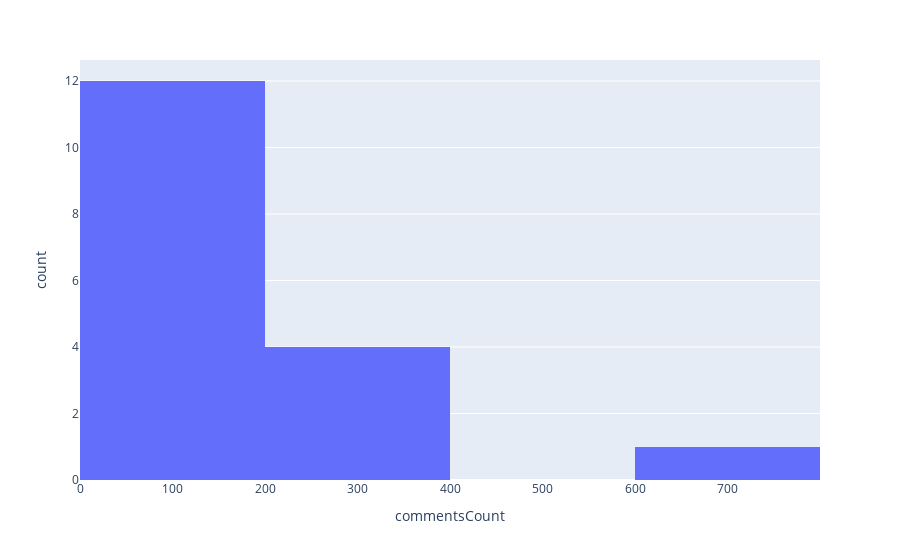

The notebook cell saved with this chart:
### Code cell
fig = px.histogram(lm_topcomments, x="commentsCount")
fig.show()

### Figure 1 — Plotly figure (JSON) as saved in the notebook; plotly's stock layout.template omitted (floating-point values rounded to 4 significant figures)
{"data": [{"alignmentgroup": "True", "bingroup": "x", "hovertemplate": "commentsCount=%{x}<br>count=%{y}<extra></extra>", "legendgroup": "", "marker": {"color": "#636efa", "pattern": {"shape": ""}}, "name": "", "offsetgroup": "", "orientation": "v", "showlegend": false, "type": "histogram", "x": [217, 112, 61, 146, 65, 84, 98, 393, 86, 249, 97, 735, 356, 89, 68, 71, 106], "xaxis": "x", "yaxis": "y"}], "layout": {"barmode": "relative", "legend": {"tracegroupgap": 0}, "margin": {"t": 60}, "xaxis": {"anchor": "y", "domain": [0, 1], "title": {"text": "commentsCount"}}, "yaxis": {"anchor": "x", "domain": [0, 1], "title": {"text": "count"}}}}
